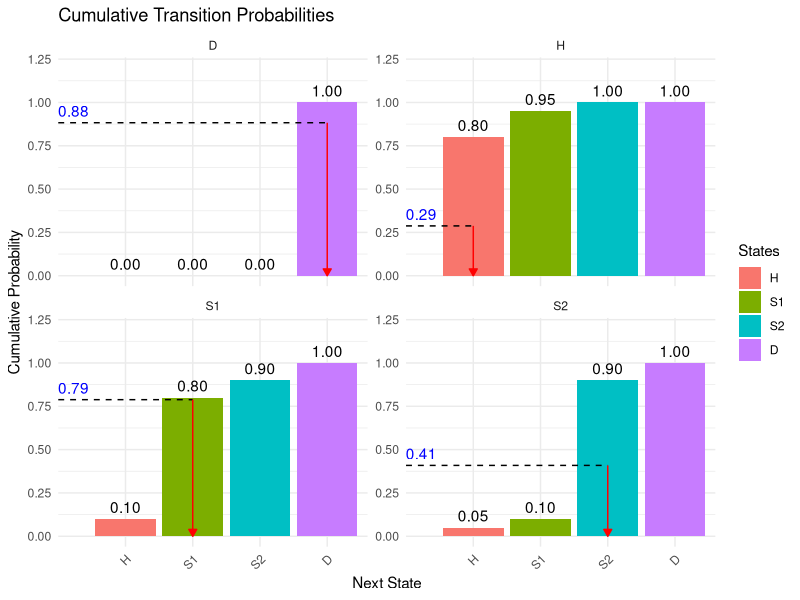

Source code (R):
library(ggplot2)
library(reshape2)

# Example transition probabilities
v_states_names <- c("H", "S1", "S2", "D")
m_trans_probs <- matrix(c(0.8, 0.15, 0.05, 0, 
                          0.1, 0.7, 0.1, 0.1,
                          0.05, 0.05, 0.8, 0.1,
                          0, 0, 0, 1), nrow = 4, byrow = TRUE)
colnames(m_trans_probs) <- v_states_names
rownames(m_trans_probs) <- v_states_names

# Calculate cumulative probabilities
m_cum_prob <- t(apply(m_trans_probs, 1, cumsum))

# Convert the matrix to data frame for plotting
df_cum_prob <- as.data.frame(m_cum_prob)
df_cum_prob$State <- rownames(m_cum_prob)

# Melt the data frame to long format for ggplot2
df_long <- melt(df_cum_prob, id.vars = "State", variable.name = "NextState", value.name = "CumProb")

# Random draws for demonstration
set.seed(123)  # For reproducibility
random_draws <- runif(length(unique(df_long$State)))  # One random draw per state
df_random_draws <- data.frame(State = unique(df_long$State), RandomDraw = random_draws)

# Create the plot
p <- ggplot() +
  geom_bar(data = df_long, aes(x = NextState, y = CumProb, fill = NextState), stat = "identity", position = "dodge") +
  geom_text(data = df_long, aes(x = NextState, y = CumProb, label = sprintf("%.2f", CumProb)), vjust = -0.5, position = position_dodge(width = 0.9)) +
  labs(title = "Cumulative Transition Probabilities",
       x = "Next State",
       y = "Cumulative Probability",
       fill = "States") +
  theme_minimal() +
  theme(axis.text.x = element_text(angle = 45, hjust = 1))

# Add random draw lines
p <- p + geom_segment(data = df_random_draws, aes(x = 0, xend = State, y = RandomDraw, yend = RandomDraw),
                      linetype = "dashed", color = "black") +
  geom_segment(data = df_random_draws, aes(x = State, xend = State, y = RandomDraw, yend = 0),
               arrow = arrow(length = unit(0.2, "cm"), type = "closed"), color = "red")  +
  geom_text(data = df_random_draws, aes(x = 0, y = RandomDraw, label = sprintf("%.2f", RandomDraw)), hjust = 0.01, vjust = -0.5, color = "blue") +
  coord_cartesian(ylim = c(0, 1.2)) +
  facet_wrap(~State, scales = "free_y")

# Print the plot
print(p)
